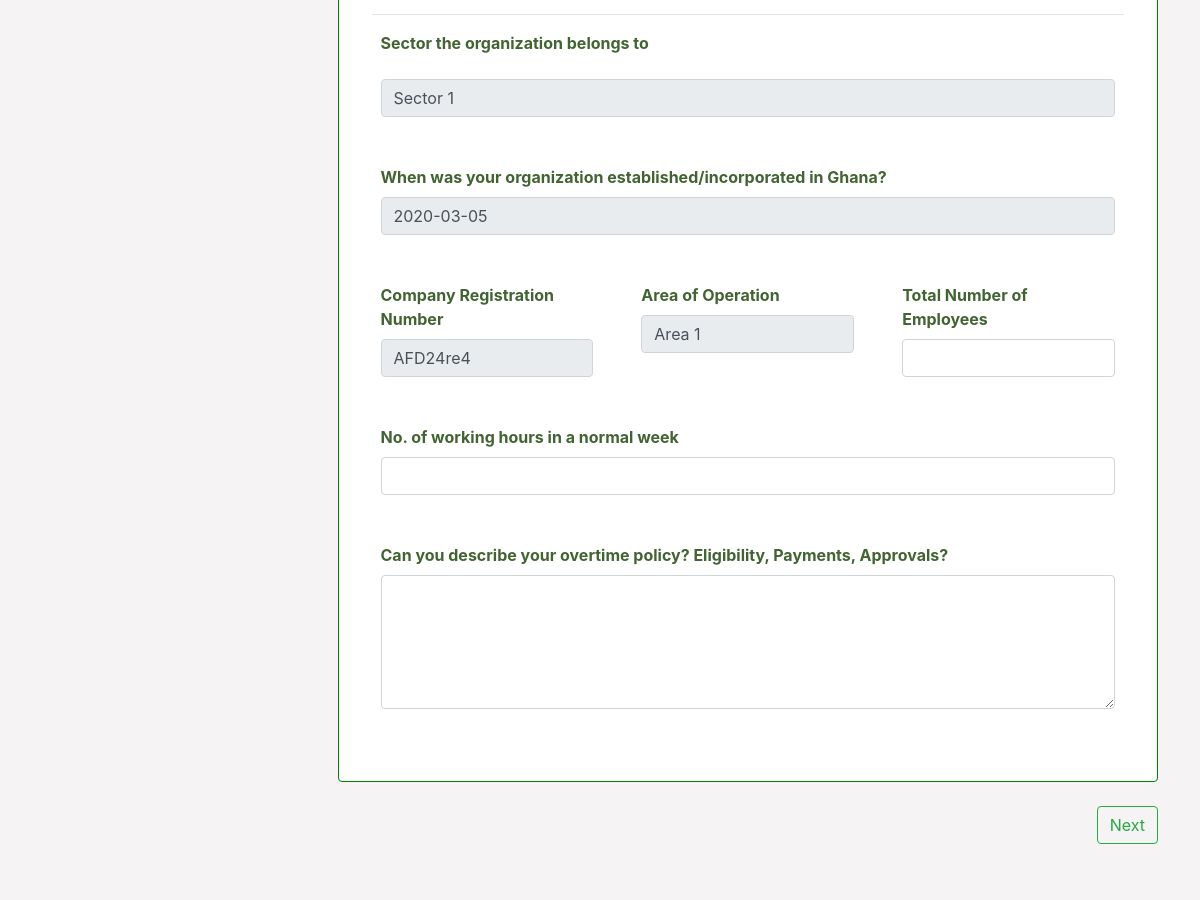
Before: /my_surveys/view_survey/qualitative (signed in, middle part) with the older database file.
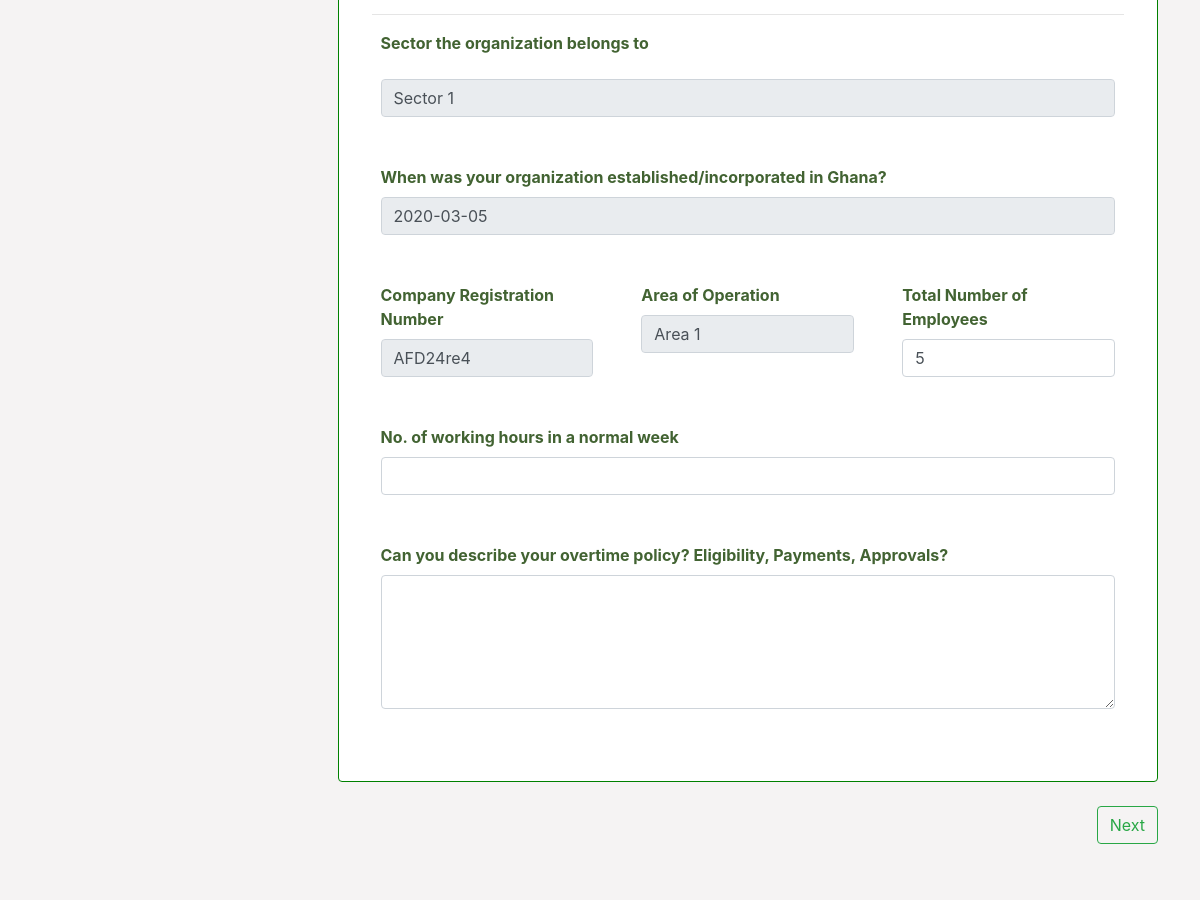
After: the same page with the newer database file.
### survey/models.py (models this page shows, shortened)
class Qualitative_survey(db.Model):
    id = db.Column(db.Integer, primary_key=True)
    client_name =  db.Column(db.String(100))
    client_id = db.Column(db.Integer, db.ForeignKey('client.id'))
    status = db.Column(db.String(100), default = 'Inactive')
    emp_number = db.Column(db.Integer)
    working_hours = db.Column(db.Integer)
    overtime_policy = db.Column(db.Text)
    haveSalaryStructure = db.Column(db.Integer)
    salary_structure = db.Column(db.Text)
    salary_structure_adjustments = db.Column(db.String(300))
    salary_adjustment_date = db.Column(db.DateTime)
    avg_perc_review = db.Column(db.Integer)
    adjusment_basis = db.Column(db.Text)
    inflation_indicator = db.Column(db.Integer)
    business_conditions_indicator = db.Column(db.Integer)
    salary_level_indicator = db.Column(db.Integer)
    other_indicator = db.Column(db.Text)
    isGradesAdjustedBySamePerc = db.Column(db.Integer)
    detailed_adjustments = db.Column(db.Text)
    job_evaluation = db.Column(db.Text)
    periodic_salary_increases = db.Column(db.Text)
    cost_of_living_adjustments_periodically = db.Column(db.Integer)
    cost_of_living_adjustments_periodically_basis = db.Column(db.Text)
    grade_levels = db.Column(db.Integer)
    perc_grade_difference = db.Column(db.Text)
    grade_bases = db.Column(db.String(100))
    staff_progress = db.Column(db.String(100))
    education_scale = db.Column(db.Integer)
    experience_scale = db.Column(db.Integer)
    previous_scale = db.Column(db.Integer)
    other_scale = db.Column(db.Text)
    hiring_rate = db.Column(db.Text)
    max_salary_grade = db.Column(db.Integer)
    max_salary_exceeded = db.Column(db.Integer)
    max_salary_exceeded_reason = db.Column(db.Text)
    haveIncentivePlans = db.Column(db.Integer)
    incentive_plans = db.Column(db.Text)
    annual_cash_eligibility = db.Column(db.Integer)
    bonus_time = db.Column(db.String(100))
    is13th_paid = db.Column(db.Integer)
    bonus13_time = db.Column(db.String(100))
    restrictions_13 = db.Column(db.Text)
    direct_compensation = db.Column(db.Text)
    annual_leave_days = db.Column(db.Integer)
    staff_categories = db.Column(db.Text)
    paid_holidays = db.Column(db.Integer)
    sick_leave = db.Column(db.Integer)
    accident_leave = db.Column(db.Integer)
    maternity_leave = db.Column(db.Integer)
    paternity_leave = db.Column(db.Integer)
    compassionate_leave = db.Column(db.Integer)
    other_leave = db.Column(db.Text)
    entitlement_rates = db.Column(db.Text)
    redundancy_exercises = db.Column(db.Text)
    exiting_staff_payment = db.Column(db.Text)
    org_subsidise_transport = db.Column(db.Integer)
    org_subsidise_transport_yes = db.Column(db.Text)
    car_scheme = db.Column(db.Integer)
    car_scheme_yes = db.Column(db.String(200))
    car_market_val = db.Column(db.Integer)
    car_tax_issue = db.Column(db.Text)
    meals_senior_mgmt = db.Column(db.Integer)
    meals_senior_mgmt_yes = db.Column(db.Text)
    clothing_allowance = db.Column(db.String(100))
    grades_clothing_allowance = db.Column(db.String(200))
    travel_policy = db.Column(db.Text)
    loan_interest = db.Column(db.Text)
    housing_benefits = db.Column(db.Text)
    education_subsidy = db.Column(db.Text)
    provisions = db.Column(db.Text)
    entertainment_allowance = db.Column(db.Text)
    vacation_related_benefits = db.Column(db.Integer)
    entitlement_description = db.Column(db.Text)
    medical_scheme = db.Column(db.Text)
    family_scheme = db.Column(db.Text)
    medical_scheme_applied_overseas = db.Column(db.Integer)
    funeral_assistance = db.Column(db.Integer)
    family_benefits = db.Column(db.Text)
    fund_schemes = db.Column(db.Text)
    home_provisions = db.Column(db.Text)
    snr_mgmt_benefits = db.Column(db.Integer)
    additional_benefits = db.Column(db.Text)
    direct_reports = db.Column(db.Integer)
    direct_reports_yes = db.Column(db.Text)
    difficulty_recruiting_expertise = db.Column(db.Integer)
    difficulty_recruiting_expertise_yes = db.Column(db.Text)
    emp_turnover = db.Column(db.Text)
    seperate_salary_scale = db.Column(db.Integer)
    seperate_salary_scale_yes = db.Column(db.Text)

### survey/users/routes.py (the view)
@users.route("/my_surveys/view_survey/qualitative")
def qualitative_overview():
    cli = Client.query.all()
    usn = current_user.id
    qual = Qualitative_survey.query.all()
    for i in qual:
        if i.client_qual.user.id == current_user.id:
            qual = i
    for i in cli:
        if i.user.id == current_user.id:
            cli = i
    return render_template("qualitative_survey_overview.html",cli=cli,qual=qual,usn=usn)

### survey/models.py (called while the page is built)
@login_manager.user_loader
def load_user(user_id):
    return User.query.get(int(user_id))

### survey/templates/qualitative_survey_overview.html (shortened to what this page needs)
{% extends "new_client_layout.html" %}
{% block content %}
<div class="p-4" style="background-color:rgb(245, 243, 243)">
<div class="row  " >
<div class="col-md-3  col-sm-12 p-4">
</div>
<div class="col-md-9 col-sm-12 p-4">
<div class="row  company_details">
<div class="col-12 pl-4 pr-4 pb-4 ">
  <div class="card p-4" style="border-color: green;">
    <div class="row general_1">
      <div class="col-12 p-4">
        <div class="row">
          <div class="col-12 text-center ">
<hr/>
          </div>
        </div>
          <div class="row">
            <div class="col-12 pl-4 green_shade">
             <b> Sector the organization belongs to</b>
            </div>
            <div class="col-12 p-4">
             <input class="form-control" value="{{cli.sector.sector}}" disabled/>
            </div>
            <div class="col-12 p-4">
              <label class="green_shade"><b>When was your organization established/incorporated in Ghana?</b></label>
              <input class="form-control" type="text" value="{{cli.date_inc.strftime('%Y-%m-%d')}}" disabled />
            </div>
            <div class="col-4 p-4">
              <label class="green_shade"><b>Company Registration Number</b></label>
              <input class="form-control" value="{{cli.reg_number}}" disabled/>
            </div>
            <div class="col-4 p-4">
              <label class="green_shade"><b>Area of Operation</b></label>
              <input class="form-control" value="{{cli.area.area}}" disabled/>
            </div>
            <div class="col-4 p-4">
              <label class="green_shade"><b>Total Number of Employees</b></label>
              <input class="form-control" id="num_emp" name="num_emp"
              value ="{{qual.emp_number}}"
              />
            </div>
            <div class="col-12 p-4">
              <label class="green_shade"><b>No. of working hours in a normal week </b></label>
              <input class="form-control" type="number" id="num_work_hours" name="num_work_hours" value ="{{qual.working_hours}}"/>
            </div>
            <div class="col-12 p-4">
              <label class="green_shade"><b>Can you describe your overtime policy? Eligibility, Payments, Approvals? </b></label>
              <textarea class="form-control" cols="5" rows="5" id="ovr_policy" name="ovr_policy" >{{qual.overtime_policy}}</textarea>
            </div>
        </div>
      </div>
        </div>
    </div>
</div>
<div class="col-12 text-right pl-4 pr-4 pb-4">
 <span class="btn btn-outline-success" onclick="switchnext('company_details','{{cli.company_name}}')"> Next </span>
</div>
</div>
</div>
</div>
</div>
{% endblock content %}

Changed rows visible on the page:
added Qualitative_survey: num_emp "5"
